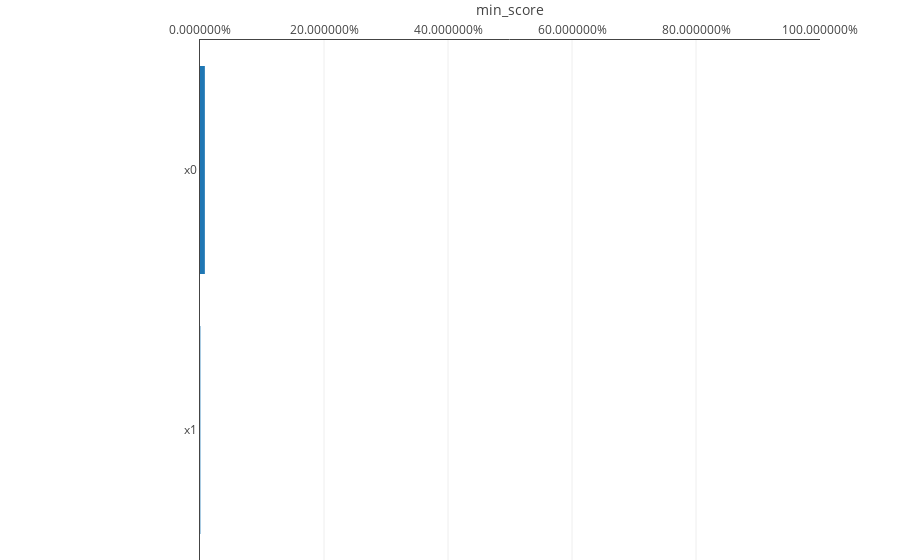

Notebook cell for this chart:
### Code cell
explainer.plot_performance_ranking(X, [0, 0, 1], [0, 1, 0], metrics.accuracy_score, "min_score", inline=True)

### Figure 1 — Plotly figure (JSON) as saved in the notebook; plotly's stock layout.template omitted (floating-point values rounded to 4 significant figures)
{"data": [{"hoverinfo": "x", "orientation": "h", "type": "bar", "uid": "66e958ae-5540-40a4-8172-f681367e855d", "x": [0.0006181, 0.007834], "y": ["x1", "x0"]}], "layout": {"margin": {"b": 0, "l": 200, "t": 40}, "xaxis": {"range": [0, 1], "showline": true, "side": "top", "tickformat": "%", "title": {"text": "min_score"}, "zeroline": false}, "yaxis": {"showline": true, "zeroline": false}}}
